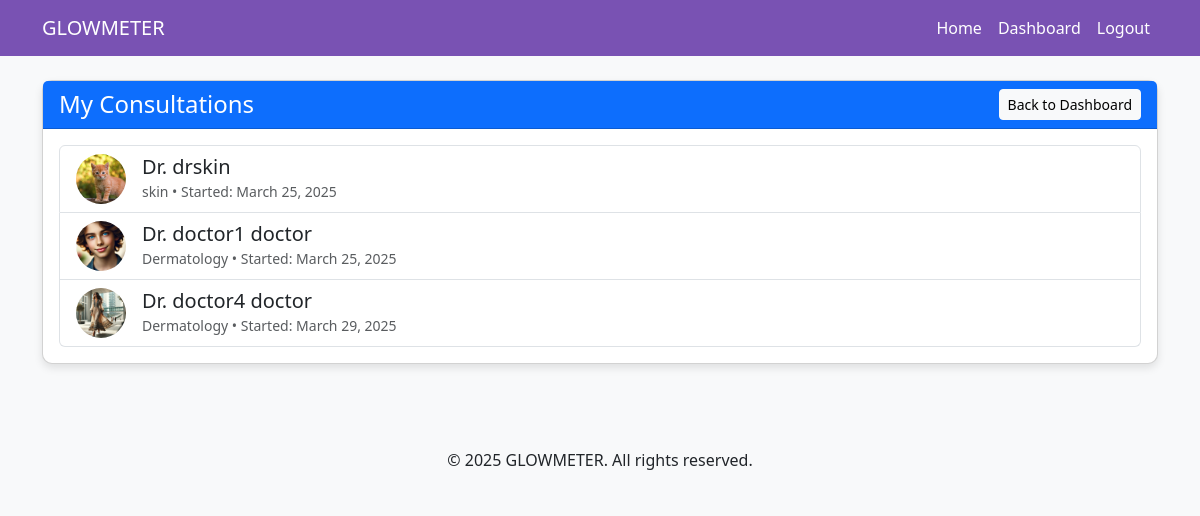
Page /my-consultations/ (signed in) on the committed database.
### glowmeter_app/models.py (models this page shows, shortened)
class Consultation(models.Model):
    user = models.ForeignKey(User, on_delete=models.CASCADE, related_name='user_consultations')
    doctor = models.ForeignKey(Doctor, on_delete=models.CASCADE, related_name='doctor_consultations')
    started_at = models.DateTimeField(auto_now_add=True)
    is_active = models.BooleanField(default=True)

class Doctor(models.Model):
    user = models.OneToOneField(User, on_delete=models.CASCADE, related_name='doctor_profile')
    full_name = models.CharField(max_length=100)
    specialty = models.CharField(max_length=100)
    bio = models.TextField()
    profile_picture = models.ImageField(upload_to='doctors/', null=True, blank=True)
    is_available = models.BooleanField(default=True)

### glowmeter_app/views.py (the view)
# urls.py: path('my-consultations/', views.my_consultations, name='my_consultations'),
@login_required
def my_consultations(request):
    user = request.user
    if user.is_doctor:
        consultations = Consultation.objects.filter(doctor=user.doctor_profile)
    else:
        consultations = Consultation.objects.filter(user=user)
    for consultation in consultations:
        consultation.unread_count = Message.objects.filter(
            consultation=consultation,
            is_read=False
        ).exclude(sender=user).count()
    context = {
        'consultations': consultations,
        'is_doctor': user.is_doctor
    }
    return render(request, 'my_consultations.html', context)

### templates/my_consultations.html (shortened to what this page needs)
{% extends 'base.html' %}
{% block content %}
<div class="container mt-4">
    <div class="row">
        <div class="col-md-12">
            <div class="card">
                <div class="card-header bg-primary text-white d-flex justify-content-between align-items-center">
                    <h4 class="mb-0">My Consultations</h4>
                    <a href="{% url 'dashboard' %}" class="btn btn-sm btn-light">Back to Dashboard</a>
                </div>
                <div class="card-body">
                    {% if consultations %}
                        <div class="list-group">
                            {% for consultation in consultations %}
                                <a href="{% url 'consultation' consultation_id=consultation.id %}" class="list-group-item list-group-item-action d-flex justify-content-between align-items-center">
                                    <div class="d-flex align-items-center">
                                        {% if is_doctor %}
                                            {% if consultation.user.user_profile.profile_picture %}
                                                <img src="{{ consultation.user.user_profile.profile_picture.url }}" alt="Profile" class="rounded-circle me-3" style="width: 50px; height: 50px; object-fit: cover;">
                                            {% else %}
                                                <img src="https://via.placeholder.com/50" alt="Profile" class="rounded-circle me-3">
                                            {% endif %}
                                            <div>
                                                <h5 class="mb-0">{{ consultation.user.user_profile.full_name }}</h5>
                                                <small class="text-muted">Started: {{ consultation.started_at|date:"F j, Y" }}</small>
                                            </div>
                                        {% else %}
                                            {% if consultation.doctor.profile_picture %}
                                                <img src="{{ consultation.doctor.profile_picture.url }}" alt="Profile" class="rounded-circle me-3" style="width: 50px; height: 50px; object-fit: cover;">
                                            {% else %}
                                                <img src="https://via.placeholder.com/50" alt="Profile" class="rounded-circle me-3">
                                            {% endif %}
                                            <div>
                                                <h5 class="mb-0">Dr. {{ consultation.doctor.full_name }}</h5>
                                                <small class="text-muted">{{ consultation.doctor.specialty }} • Started: {{ consultation.started_at|date:"F j, Y" }}</small>
                                            </div>
                                        {% endif %}
                                    </div>
                                </a>
                            {% endfor %}
                        </div>
                    {% endif %}
                </div>
            </div>
        </div>
    </div>
</div>
{% endblock %}

### templates/base.html (style rules this page uses)
body { font-family: 'Segoe UI', Tahoma, Geneva, Verdana, sans-serif; background-color: #f8f9fa; }
.card { border-radius: 10px; box-shadow: 0 4px 8px rgba(0,0,0,0.1); margin-bottom: 20px; }

### rows in the picture
Consultation: doctor.profile_picture (picture), doctor.full_name "drskin", doctor.specialty "skin", started_at "March 25, 2025"
Consultation: doctor.profile_picture (picture), doctor.full_name "doctor1 doctor", doctor.specialty "Dermatology", started_at "March 25, 2025"
Consultation: doctor.profile_picture (picture), doctor.full_name "doctor4 doctor", doctor.specialty "Dermatology", started_at "March 29, 2025"
